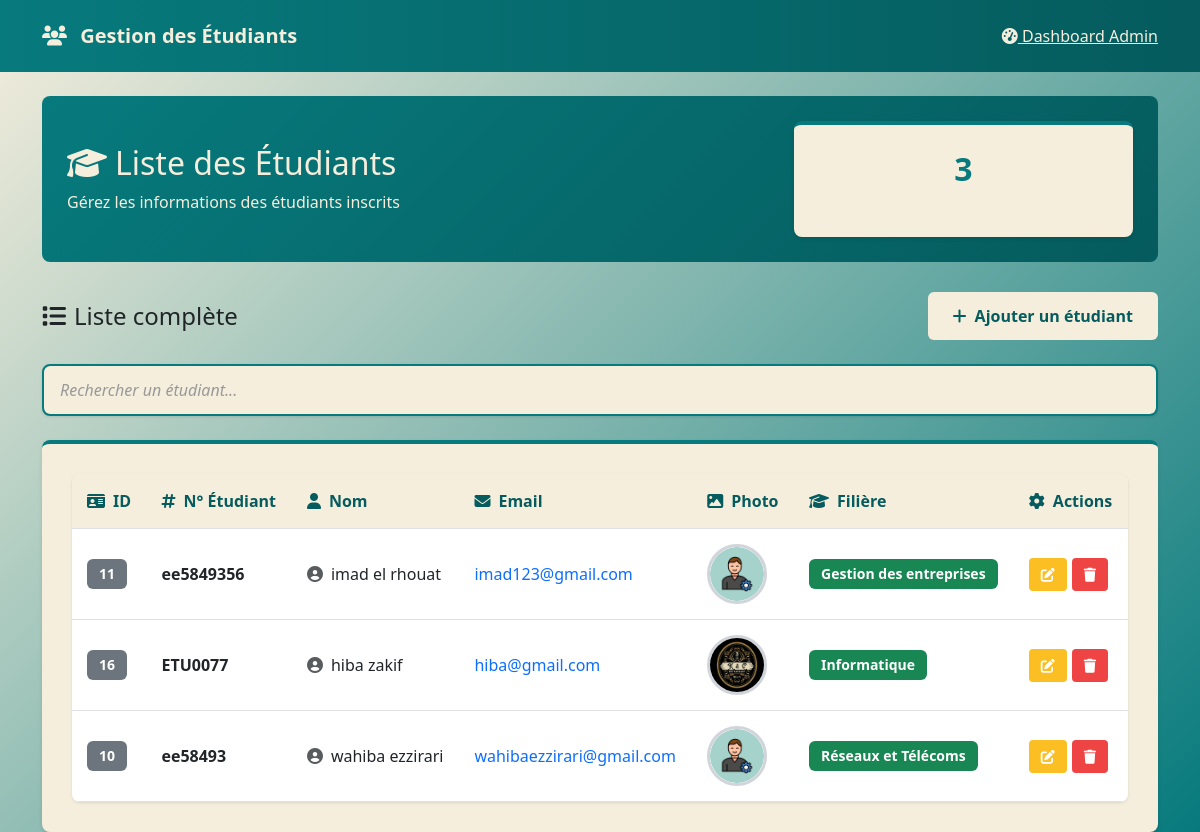
The app's page /admin/viewsAdmin/etudiant/indexEtu.php with its own data.
### tables this page shows
CREATE TABLE `etudiants` (
  `id_etudiant` int(11) NOT NULL,
  `num_etudiant` varchar(20) NOT NULL,
  `email` varchar(100) NOT NULL,
  `nom` varchar(100) NOT NULL,
  `id_filiere` int(11) NOT NULL,
  `photo_profil` varchar(255) DEFAULT NULL,
  `password` varchar(255) NOT NULL
);

CREATE TABLE `filieres` (
  `id_filiere` int(11) NOT NULL,
  `nom_filiere` varchar(100) NOT NULL
);

### admin/controllersAdmin/controllerEtu.php (called while the page is built, shortened)
<?php
require_once (__DIR__ . '/../modelsAdmin/modelEtu.php');
function display_action() {
    $resultat = display();
    include(__DIR__ . '/../viewsAdmin/etudiant/etudiant_display.php');
}
?>

### admin/modelsAdmin/modelEtu.php (called while the page is built, shortened)
<?php
function display(){
    $pdo=connection_bd();
    $stmt = $pdo->prepare("SELECT
            e.id_etudiant,
            e.num_etudiant,
            e.nom,
            e.email,
            e.photo_profil,
            e.password,
            e.id_filiere,
            f.nom_filiere
        FROM etudiants e
        INNER JOIN filieres f ON f.id_filiere = e.id_filiere
    ");
    $stmt->execute();
   $result=$stmt->fetchAll(PDO::FETCH_ASSOC);
    return $result ;
}
?>

### admin/viewsAdmin/etudiant/etudiant_display.php (the view, shortened to what this page needs)
<!DOCTYPE html>
<html lang="fr">
<head>
    <link href="https://cdn.jsdelivr.net/npm/bootstrap@5.3.0/dist/css/bootstrap.min.css" rel="stylesheet">
    <link rel="stylesheet" href="https://cdnjs.cloudflare.com/ajax/libs/font-awesome/6.5.0/css/all.min.css">
</head>
<body>
    <nav class="navbar">
        <div class="container">
            <span class="navbar-brand">
                <i class="fas fa-users me-2"></i>
                Gestion des Étudiants
            </span>
            <div class="a">
                <a href="../index_dash.php">
                    <i class="fas fa-tachometer-alt"></i> Dashboard Admin
                </a>
            </div>
        </div>
    </nav>
    <div class="container mt-4">
        <div class="welcome-section">
            <div class="row align-items-center">
                <div class="col-md-8">
                    <h2><i class="fas fa-graduation-cap me-2"></i>Liste des Étudiants</h2>
                    <p class="mb-0">Gérez les informations des étudiants inscrits</p>
                </div>
                <div class="col-md-4 text-end">
                    <div class="stats-card">
                        <div class="stats-number"><?= count($resultat ?? []) ?></div>
                        <div>Étudiants</div>
                    </div>
                </div>
            </div>
        </div>
        <div class="d-flex justify-content-between align-items-center mb-4">
            <h4 class="mb-0">
                <i class="fas fa-list me-2"></i>Liste complète
            </h4>
            <a href="create.php" class="btn btn-success">
                <i class="fas fa-plus me-2"></i>Ajouter un étudiant
            </a>
        </div>
       <input type="text" id="champRecherche" placeholder="Rechercher un étudiant..." class="form-control champ-recherche mb-4">
        <div class="content-card">
                <div class="table-responsive">
                    <table class="table table-hover">
                        <thead>
                            <tr>
                                <th><i class="fas fa-id-card me-2"></i>ID</th>
                                <th><i class="fas fa-hashtag me-2"></i>N° Étudiant</th>
                                <th><i class="fas fa-user me-2"></i>Nom</th>
                                <th><i class="fas fa-envelope me-2"></i>Email</th>
                                <th><i class="fas fa-image me-2"></i>Photo</th>
                                <th><i class="fas fa-graduation-cap me-2"></i>Filière</th>
                                <th><i class="fas fa-cog me-2"></i>Actions</th>
                            </tr>
                        </thead>
                        <tbody>
                            <?php foreach ($resultat as $etudiant): ?>
                                <tr>
                                    <td>
                                        <span class="badge bg-secondary"><?= htmlspecialchars($etudiant['id_etudiant']) ?></span>
                                    </td>
                                    <td>
                                        <strong><?= htmlspecialchars($etudiant['num_etudiant']) ?></strong>
                                    </td>
                                    <td>
                                        <div class="d-flex align-items-center">
                                            <i class="fas fa-user-circle me-2 text-muted"></i>
                                            <?= htmlspecialchars($etudiant['nom']) ?>
                                        </div>
                                    </td>
                                    <td>
                                        <a href="mailto:<?= htmlspecialchars($etudiant['email']) ?>" class="text-decoration-none">
                                            <?= htmlspecialchars($etudiant['email']) ?>
                                        </a>
                                    </td>
                                    <td>
                                        <img src="../../../images/<?= htmlspecialchars($etudiant['photo_profil']) ?>"
                                             class="profile-img"
                                             alt="Photo de <?= htmlspecialchars($etudiant['nom']) ?>">
                                    </td>
                                    <td>
                                        <span class="badge bg-success"><?= htmlspecialchars($etudiant['nom_filiere']) ?></span>
                                    </td>
                                    <td>
                                        <div class="action-buttons">
                                            <a href="edite.php?id=<?= $etudiant['id_etudiant'] ?>"
                                               class="btn btn-warning btn-sm"
                                               title="Modifier">
                                                <i class="fas fa-edit"></i>
                                            </a>
                                            <a href="delete.php?id=<?= $etudiant['id_etudiant'] ?>"
                                               class="btn btn-danger btn-sm"
                                               title="Supprimer"
                                               onclick="return confirm('Êtes-vous sûr de vouloir supprimer cet étudiant ?')">
                                                <i class="fas fa-trash"></i>
                                            </a>
                                        </div>
                                    </td>
                                </tr>
                            <?php endforeach; ?>
                        </tbody>
                    </table>
                </div>
        </div>
    </div>
</body>
</html>

### admin/viewsAdmin/etudiant/indexEtu.php (shortened to what this page needs)
<?php
$path =(__DIR__ . "/../../controllersAdmin/controllerEtu.php");
if (file_exists($path)) {
    display_action();
} else {
    echo " dossier nexiste pas : $path";
}
?>

### admin/viewsAdmin/etudiant/etudiant_display.php (style rules this page uses)
body { background: linear-gradient(135deg, #F5EEDD, #077A7D); font-family: 'Segoe UI', sans-serif; }
.navbar { background: linear-gradient(90deg, #077A7D, #055B5D); padding: 1rem; }
.navbar-brand { color: #F5EEDD !important; font-weight: 600; }
.welcome-section { background: linear-gradient(135deg, #077A7D, #055B5D); color: #F5EEDD; padding: 25px; border-radius: 8px; margin-bottom: 30px; }
.content-card { background: #F5EEDD; padding: 30px; border-radius: 8px; box-shadow: 0 2px 4px rgba(0,0,0,0.1); border-top: 4px solid #077A7D; }
.table { margin-bottom: 0; }
.table th { background: #F5EEDD; border-top: none; color: #055B5D; font-weight: 600; padding: 15px; }
.table td { padding: 15px; vertical-align: middle; }
.profile-img { width: 60px; height: 60px; border-radius: 50%; object-fit: cover; border: 3px solid #D1D5DB; }
.btn-sm { padding: 6px 12px; font-size: 0.875rem; border-radius: 4px; }
.btn-warning { background: #FBBF24; border: none; color: white; }
.btn-danger { background: #EF4444; border: none; }
.btn-success { background: #F5EEDD; color: #055B5D; border: none; padding: 12px 25px; border-radius: 6px; font-weight: 600; }
.badge { font-size: 0.875rem; padding: 8px 12px; }
.table-responsive { border-radius: 8px; overflow: hidden; box-shadow: 0 1px 3px rgba(0,0,0,0.1); }
.action-buttons { display: flex; gap: 5px; }
.stats-card { background: #F5EEDD; padding: 20px; border-radius: 8px; box-shadow: 0 2px 4px rgba(0,0,0,0.1); text-align: center; border-top: 4px solid #077A7D; }
.stats-number { font-size: 2rem; font-weight: bold; color: #077A7D; }
.a a { color: #F5EEDD !important; }
.champ-recherche { border: 2px solid #077A7D; border-radius: 8px; padding: 12px 16px; font-size: 16px; background-color: #F5EEDD; color: #055B5D; transition: all 0.3s ease-in-out; box-shadow: 0 1px 3px rgba(0,0,0,0.1); }
.champ-recherche::placeholder { color: #999; font-style: italic; }

### records on screen
etudiants: id_etudiant "11", num_etudiant "ee5849356", nom "imad el rhouat", email "imad123@gmail.com", photo_profil (picture), id_filiere.nom_filiere "Gestion des entreprises"
etudiants: id_etudiant "16", num_etudiant "ETU0077", nom "hiba zakif", email "hiba@gmail.com", photo_profil (picture), id_filiere.nom_filiere "Informatique"
etudiants: id_etudiant "10", num_etudiant "ee58493", nom "wahiba ezzirari", email "wahibaezzirari@gmail.com", photo_profil (picture), id_filiere.nom_filiere "Réseaux et Télécoms"

### other values on screen
count($resultat ?? []) "3"
